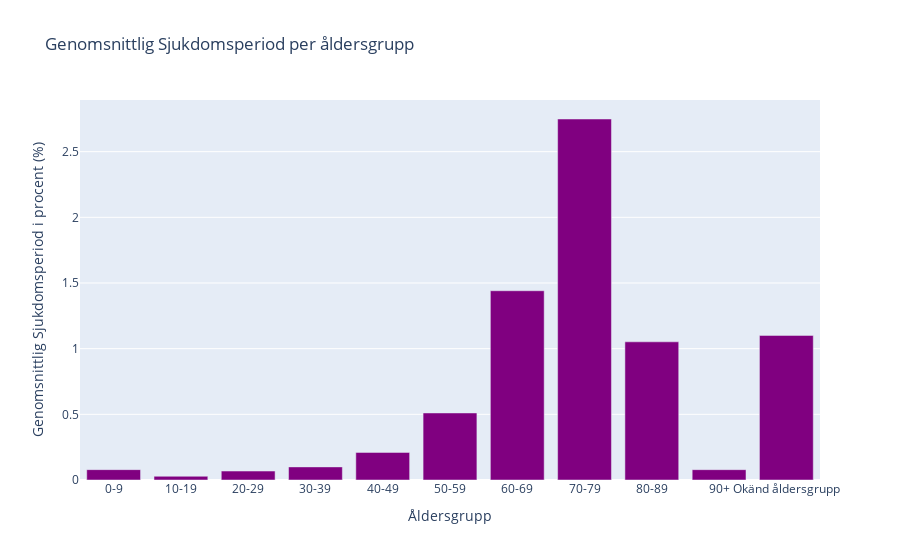

Notebook source saved alongside this figure:
### Code cell
# Create a bar chart with Plotly Express to visualize average illness duration by age group
fig = px.bar(df, x="Åldersgrupp", y="Genomsnittlig_sjukdomsperiod", title="Genomsnittlig Sjukdomsperiod per åldersgrupp",
             labels={"Genomsnittlig_sjukdomsperiod": "Genomsnittlig Sjukdomsperiod i procent (%)", "Åldersgrupp": "Åldersgrupp"})

# Update trace colors to purple
fig.update_traces(marker=dict(color="purple"))

# Saving the chart as an HTML file
fig.write_html("Visualiseringar/3A.Genomsnittlig Sjukdomsperiod per åldersgrupp.html")

# Displaying the plot
fig.show()

### Figure 1 — Plotly figure (JSON) as saved in the notebook; plotly's stock layout.template omitted (floating-point values rounded to 4 significant figures)
{"data": [{"alignmentgroup": "True", "hovertemplate": "Åldersgrupp=%{x}<br>Genomsnittlig Sjukdomsperiod i procent (%)=%{y}<extra></extra>", "legendgroup": "", "marker": {"color": "purple", "pattern": {"shape": ""}}, "name": "", "offsetgroup": "", "orientation": "v", "showlegend": false, "textposition": "auto", "type": "bar", "x": ["0-9", "10-19", "20-29", "30-39", "40-49", "50-59", "60-69", "70-79", "80-89", "90+", "Okänd åldersgrupp"], "xaxis": "x", "y": [0.07894, 0.02838, 0.0681, 0.09971, 0.21, 0.5105, 1.441, 2.749, 1.052, 0.07872, 1.101], "yaxis": "y"}], "layout": {"barmode": "relative", "legend": {"tracegroupgap": 0}, "title": {"text": "Genomsnittlig Sjukdomsperiod per åldersgrupp"}, "xaxis": {"anchor": "y", "domain": [0, 1], "title": {"text": "Åldersgrupp"}}, "yaxis": {"anchor": "x", "domain": [0, 1], "title": {"text": "Genomsnittlig Sjukdomsperiod i procent (%)"}}}}
